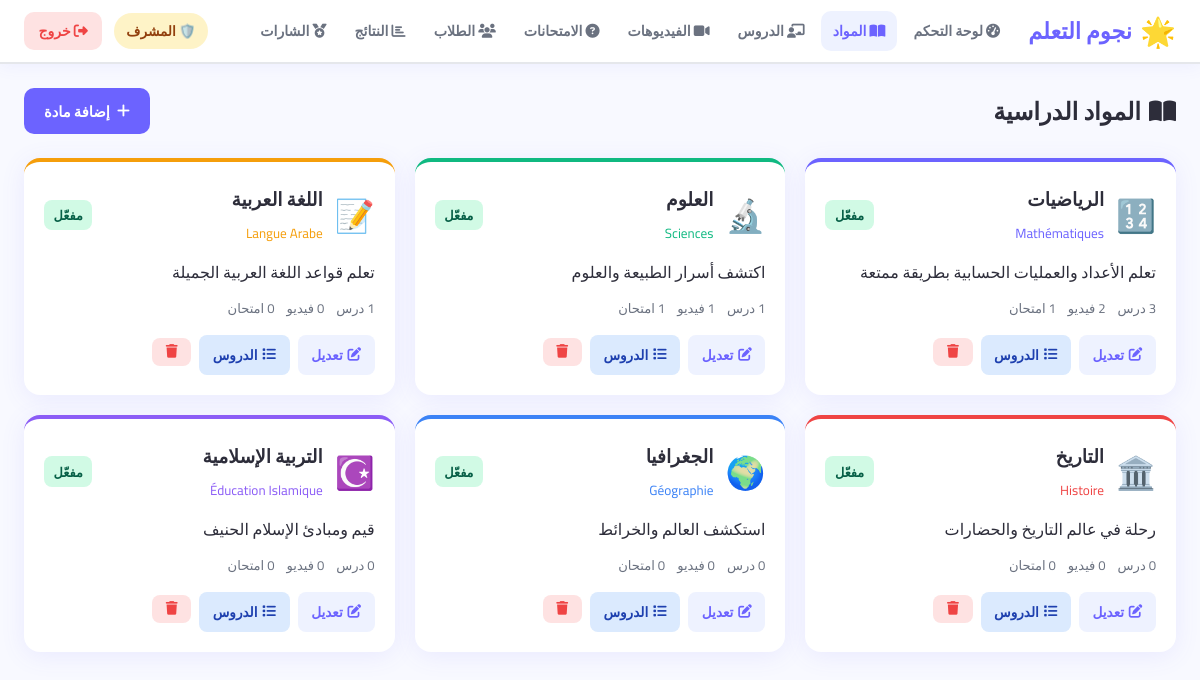
Screenshot of /admin/subjects (signed in) with the database file from the repository.
### app/models.py (models this page shows)
class Subject(db.Model):
    __tablename__ = 'subjects'
    id          = db.Column(db.Integer, primary_key=True)
    name        = db.Column(db.String(100), nullable=False)
    name_ar     = db.Column(db.String(100))
    description = db.Column(db.Text)
    icon        = db.Column(db.String(10), default='📚')
    color       = db.Column(db.String(20), default='#4F46E5')
    bg_color    = db.Column(db.String(20), default='#EEF2FF')
    order       = db.Column(db.Integer, default=0)
    is_active   = db.Column(db.Boolean, default=True)
    created_at  = db.Column(db.DateTime, default=datetime.utcnow)
    lessons = db.relationship('Lesson', backref='subject', lazy='dynamic', cascade='all, delete-orphan')
    quizzes = db.relationship('Quiz',   backref='subject', lazy='dynamic', cascade='all, delete-orphan')
    videos  = db.relationship('Video',  backref='subject', lazy='dynamic', cascade='all, delete-orphan')
    def lesson_count(self): return self.lessons.filter_by(is_active=True).count()
    def quiz_count(self):   return self.quizzes.filter_by(is_active=True).count()
    def video_count(self):  return self.videos.filter_by(is_active=True).count()

### app/admin/routes.py (the view)
@admin.route('/subjects')
@admin_required
def subjects():
    return render_template('admin/subjects.html', subjects=Subject.query.order_by(Subject.order).all())

### app/admin/routes.py (called while the page is built)
def admin_required(f):
    @wraps(f)
    def decorated(*args, **kwargs):
        if not current_user.is_authenticated or not current_user.is_admin():
            flash('ليس لديك صلاحية الوصول', 'danger')
            return redirect(url_for('student.dashboard'))
        return f(*args, **kwargs)
    return login_required(decorated)

### app/models.py (called while the page is built)
@login_manager.user_loader
def load_user(user_id):
    return User.query.get(int(user_id))

    def is_admin(self):          return self.role == 'admin'

### templates/admin/subjects.html (shortened to what this page needs)
{% extends "base.html" %}
{% block content %}
<div class="admin-page">
  <div class="admin-header">
    <h1><i class="fas fa-book-open"></i> المواد الدراسية</h1>
    <a href="{{ url_for('admin.add_subject') }}" class="btn-add">
      <i class="fas fa-plus"></i> إضافة مادة
    </a>
  </div>
  <div class="subjects-admin-grid">
    {% for s in subjects %}
    <div class="subject-admin-card" style="border-top: 4px solid {{ s.color }}">
      <div class="sac-header">
        <span class="sac-icon">{{ s.icon }}</span>
        <div>
          <h3>{{ s.name_ar or s.name }}</h3>
          <small style="color:{{ s.color }}">{{ s.name }}</small>
        </div>
        <span class="sac-status {% if s.is_active %}active{% else %}inactive{% endif %}">
          {% if s.is_active %}مفعّل{% else %}معطّل{% endif %}
        </span>
      </div>
      <p>{{ s.description or 'لا يوجد وصف' }}</p>
      <div class="sac-stats">
        <span>{{ s.lesson_count() }} درس</span>
        <span>{{ s.video_count() }} فيديو</span>
        <span>{{ s.quiz_count() }} امتحان</span>
      </div>
      <div class="sac-actions">
        <a href="{{ url_for('admin.edit_subject', sid=s.id) }}" class="btn-edit">
          <i class="fas fa-edit"></i> تعديل
        </a>
        <a href="{{ url_for('admin.lessons', subject_id=s.id) }}" class="btn-view">
          <i class="fas fa-list"></i> الدروس
        </a>
        <form method="POST" action="{{ url_for('admin.delete_subject', sid=s.id) }}"
              onsubmit="return confirm('حذف هذه المادة وكل محتواها؟')">
          <button type="submit" class="btn-delete"><i class="fas fa-trash"></i></button>
        </form>
      </div>
    </div>
    {% else %}
    <div class="empty-state" style="grid-column:1/-1">
      📚 لا توجد مواد بعد — <a href="{{ url_for('admin.add_subject') }}">أضف مادة الآن</a>
    </div>
    {% endfor %}
  </div>
</div>
{% endblock %}

### templates/base.html (shortened to what this page needs)
<!DOCTYPE html>
<html lang="ar" dir="rtl" id="htmlRoot">
<head>
  <link rel="stylesheet" href="https://cdnjs.cloudflare.com/ajax/libs/font-awesome/6.5.0/css/all.min.css">
  <link rel="stylesheet" href="{{ url_for('static', filename='css/style.css') }}">
  <link rel="stylesheet" href="{{ url_for('static', filename='css/adhd.css') }}">
</head>
<body id="bodyRoot"
  class="
    {% block body_class %}{% endblock %}
  "
  data-sound="{{ 'on' if current_user.is_authenticated and current_user.settings and current_user.settings.sound_enabled else 'off' }}"
>
{% if current_user.is_authenticated %}
<nav class="navbar">
  <div class="nav-container">
    <a href="{{ url_for('student.dashboard') if not current_user.is_admin() else url_for('admin.dashboard') }}" class="nav-logo">
      <span class="logo-icon">🌟</span>
      <span class="logo-text">نجوم التعلم</span>
    </a>
    {% if not current_user.is_admin() %}
    <div class="nav-links" id="navLinks">
      <a href="{{ url_for('student.dashboard') }}" class="nav-link {% if request.endpoint=='student.dashboard' %}active{% endif %}">
        <i class="fas fa-home"></i> الرئيسية
      </a>
      {% for s in nav_subjects %}
      <a href="{{ url_for('student.subject', sid=s.id) }}" class="nav-link">{{ s.icon }} {{ s.name_ar or s.name }}</a>
      {% endfor %}
      <a href="{{ url_for('student.videos_list') }}" class="nav-link {% if 'video' in request.endpoint %}active{% endif %}">
        <i class="fas fa-play-circle"></i> فيديوهات
      </a>
      <a href="{{ url_for('student.journey') }}" class="nav-link {% if request.endpoint=='student.journey' %}active{% endif %}">
        🔥 رحلتي
      </a>
    </div>
    <div class="nav-user">
      {% if current_user.streak %}
      <div class="streak-widget" style="padding:.4rem .75rem;">
        <span class="streak-fire {% if not current_user.streak.current_streak %}cold{% endif %}">🔥</span>
        <div>
          <span class="streak-num {% if not current_user.streak.current_streak %}cold{% endif %}">{{ current_user.streak.current_streak }}</span>
          <span class="streak-label">يوم</span>
        </div>
      </div>
      {% endif %}
      <div class="nav-points"><i class="fas fa-star"></i> {{ current_user.points }}</div>
      <div class="nav-avatar-wrap">
        <div class="nav-avatar">{{ current_user.username[0].upper() }}</div>
        <div class="nav-dropdown">
          <a href="{{ url_for('student.profile') }}"><i class="fas fa-user"></i> ملفي</a>
          <a href="{{ url_for('student.edit_profile') }}"><i class="fas fa-edit"></i> تعديل الحساب</a>
          <a href="{{ url_for('student.settings') }}"><i class="fas fa-cog"></i> الإعدادات</a>
          <a href="{{ url_for('auth.logout') }}" class="danger"><i class="fas fa-sign-out-alt"></i> خروج</a>
        </div>
      </div>
    </div>
    {% else %}
    <div class="nav-links admin-links" id="navLinks">
      <a href="{{ url_for('admin.dashboard') }}"  class="nav-link {% if request.endpoint=='admin.dashboard' %}active{% endif %}"><i class="fas fa-tachometer-alt"></i> لوحة التحكم</a>
      <a href="{{ url_for('admin.subjects') }}"   class="nav-link {% if 'subject' in request.endpoint %}active{% endif %}"><i class="fas fa-book-open"></i> المواد</a>
      <a href="{{ url_for('admin.lessons') }}"    class="nav-link {% if 'lesson' in request.endpoint %}active{% endif %}"><i class="fas fa-chalkboard-teacher"></i> الدروس</a>
      <a href="{{ url_for('admin.videos') }}"     class="nav-link {% if 'video' in request.endpoint %}active{% endif %}"><i class="fas fa-video"></i> الفيديوهات</a>
      <a href="{{ url_for('admin.quizzes') }}"    class="nav-link {% if 'quiz' in request.endpoint %}active{% endif %}"><i class="fas fa-question-circle"></i> الامتحانات</a>
      <a href="{{ url_for('admin.students') }}"   class="nav-link {% if 'student' in request.endpoint %}active{% endif %}"><i class="fas fa-users"></i> الطلاب</a>
      <a href="{{ url_for('admin.results') }}"    class="nav-link {% if 'result' in request.endpoint %}active{% endif %}"><i class="fas fa-chart-bar"></i> النتائج</a>
      <a href="{{ url_for('admin.badges') }}"     class="nav-link {% if 'badge' in request.endpoint %}active{% endif %}"><i class="fas fa-medal"></i> الشارات</a>
    </div>
    <div class="nav-user">
      <span class="admin-badge-label">🛡️ المشرف</span>
      <a href="{{ url_for('auth.logout') }}" class="btn-logout"><i class="fas fa-sign-out-alt"></i> خروج</a>
    </div>
    {% endif %}
  </div>
</nav>
{% endif %}
<main class="main-content {% if current_user.is_authenticated and current_user.is_admin() %}admin-layout{% endif %}">
  {% block content %}{% endblock %}
</main>
</body>
</html>

### app/static/css/style.css (style rules this page uses)
:root { --primary: #6C63FF; --primary-d: #5549E0; --secondary: #FF6584; --success: #10B981; --warning: #F59E0B; --danger: #EF4444; --info: #3B82F6; --dark: #1E1E2E; --text: #2D2D3A; --text-light: #6B7280; --border: #E5E7EB; --bg: #F8F9FF; --white: #FFFFFF; --nav-h: 64px; --radius: 16px; --shadow: 0 4px 24px rgba(108,99,255,.10); --shadow-lg: 0 8px 40px rgba(108,99,255,.18); --font: 'Cairo', 'Tajawal', sans-serif; }
*, *::before, *::after { box-sizing: border-box; margin: 0; padding: 0; }
html { scroll-behavior: smooth; }
body { font-family: var(--font); background: var(--bg); color: var(--text); direction: rtl; min-height: 100vh; }
a { text-decoration: none; color: inherit; }
button { cursor: pointer; font-family: var(--font); }
.navbar { position: sticky; top: 0; z-index: 1000; background: var(--white); border-bottom: 2px solid var(--border); box-shadow: 0 2px 16px rgba(108,99,255,.08); height: var(--nav-h); }
.nav-container { max-width: 1400px; margin: 0 auto; padding: 0 1.5rem; height: 100%; display: flex; align-items: center; gap: 1rem; }
.nav-logo { display: flex; align-items: center; gap: .5rem; font-size: 1.4rem; font-weight: 900; color: var(--primary); flex-shrink: 0; }
.logo-icon { font-size: 1.8rem; }
.nav-links { display: flex; align-items: center; gap: .25rem; flex: 1; flex-wrap: nowrap; overflow: hidden; }
.nav-link { padding: .45rem .75rem; border-radius: 10px; font-weight: 600; font-size: .88rem; white-space: nowrap; color: var(--text-light); transition: all .2s; }
.nav-link:hover, .nav-link.active { background: #EEF2FF; color: var(--primary); }
.nav-user { display: flex; align-items: center; gap: .75rem; margin-right: auto; }
.admin-badge-label { background: #FEF3C7; color: #92400E; padding: .3rem .75rem; border-radius: 20px; font-weight: 700; font-size: .85rem; }
.btn-logout { background: #FEE2E2; color: var(--danger); padding: .4rem .9rem; border-radius: 10px; font-weight: 700; font-size: .88rem; transition: background .2s; }
.main-content { max-width: 1400px; margin: 0 auto; padding: 1.5rem; }
.main-content.admin-layout { max-width: 1600px; }
.admin-header { display: flex; align-items: center; justify-content: space-between; flex-wrap: wrap; gap: 1rem; margin-bottom: 1.5rem; }
.admin-header h1 { font-size: 1.5rem; font-weight: 900; display: flex; align-items: center; gap: .5rem; }
.btn-add { display: flex; align-items: center; gap: .45rem; background: var(--primary); color: #fff; border-radius: 10px; padding: .6rem 1.25rem; font-weight: 700; font-size: .92rem; transition: background .2s, transform .15s; }
.btn-edit, .btn-view, .btn-delete, .btn-toggle, .btn-sm { display: inline-flex; align-items: center; justify-content: center; gap: .3rem; border-radius: 8px; padding: .45rem .85rem; font-weight: 700; font-size: .85rem; border: none; font-family: var(--font); transition: all .2s; }
.btn-edit { background: #EEF2FF; color: var(--primary); }
.btn-view { background: #DBEAFE; color: #1E40AF; }
.btn-delete { background: #FEE2E2; color: var(--danger); }
.subjects-admin-grid { display: grid; grid-template-columns: repeat(auto-fill, minmax(280px, 1fr)); gap: 1.25rem; }
.subject-admin-card { background: var(--white); border-radius: var(--radius); padding: 1.25rem; box-shadow: var(--shadow); }
.sac-header { display: flex; align-items: center; gap: .75rem; margin-bottom: .6rem; }
.sac-icon { font-size: 2rem; }
.sac-status { margin-right: auto; font-size: .8rem; font-weight: 700; padding: .2rem .6rem; border-radius: 8px; }
.sac-status.active { background: #D1FAE5; color: #065F46; }
.sac-stats { display: flex; gap: .75rem; font-size: .82rem; color: var(--text-light); margin: .6rem 0 .9rem; flex-wrap: wrap; }
.sac-actions { display: flex; gap: .5rem; flex-wrap: wrap; }

### app/static/css/adhd.css (style rules this page uses)
:root { --adhd-bg: #F7F8FF; --adhd-surface: #FFFFFF; --adhd-primary: #6C63FF; --adhd-primary-s: #EEF2FF; --adhd-success: #10B981; --adhd-success-s: #D1FAE5; --adhd-warning: #F59E0B; --adhd-warning-s: #FEF3C7; --adhd-danger: #EF4444; --adhd-text: #1A1A2E; --adhd-muted: #64748B; --adhd-border: #E2E8F0; --adhd-shadow: 0 2px 16px rgba(108,99,255,.08); --adhd-shadow-lg: 0 8px 32px rgba(108,99,255,.15); --adhd-radius: 18px; --adhd-transition: .25s cubic-bezier(.4,0,.2,1); --streak-fire: #FF6B35; --streak-cold: #94A3B8; --xp-color: linear-gradient(90deg, #6C63FF, #A78BFA, #F472B6); --fs-sm: 14px; --fs-md: 16px; --fs-lg: 18px; --fs-xl: 22px; --fs-2xl: 28px; --fs-3xl: 36px; }

### rows the page displays
Subject: icon "🔢", name_ar "الرياضيات", name "Mathématiques", is_active "مفعّل", description "تعلم الأعداد والعمليات الحسابية بطريقة ممتعة"
Subject: icon "🔬", name_ar "العلوم", name "Sciences", is_active "مفعّل", description "اكتشف أسرار الطبيعة والعلوم"
Subject: icon "📝", name_ar "اللغة العربية", name "Langue Arabe", is_active "مفعّل", description "تعلم قواعد اللغة العربية الجميلة", quiz_count "0"
Subject: icon "🏛️", name_ar "التاريخ", name "Histoire", is_active "مفعّل", description "رحلة في عالم التاريخ والحضارات", video_count "0"
Subject: icon "🌍", name_ar "الجغرافيا", name "Géographie", is_active "مفعّل", description "استكشف العالم والخرائط", lesson_count "0"
Subject: icon "☪️", name_ar "التربية الإسلامية", name "Éducation Islamique", is_active "مفعّل", description "قيم ومبادئ الإسلام الحنيف", lesson_count "0", quiz_count "0"
